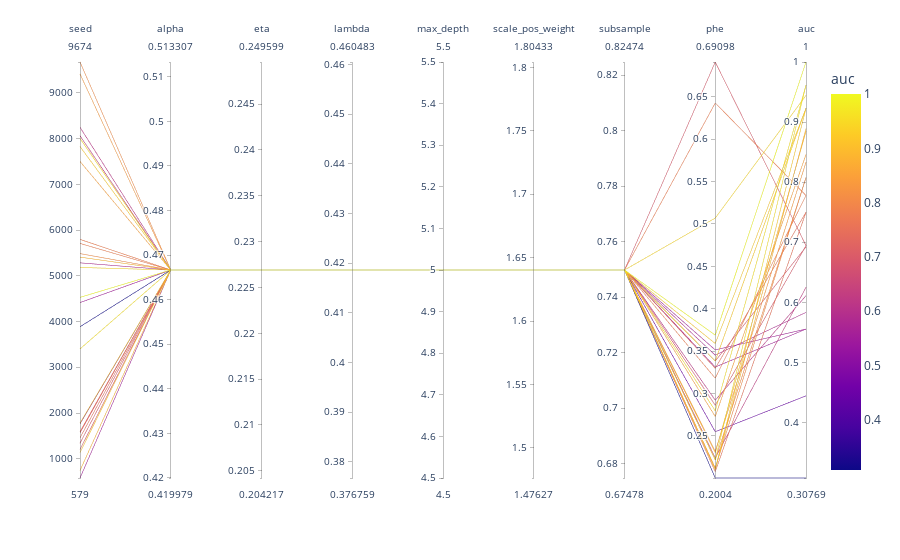

This figure's notebook cell:
### Code cell
import plotly.express as px
#fig = px.parallel_coordinates(bs_trials)

fig = px.parallel_coordinates(
      bs_trials, 
      color="auc",
      dimensions=[
            'seed',
            'alpha',
            'eta',
            'lambda',
            'max_depth',
            'scale_pos_weight',
            'subsample',
            "phe", 
            "auc"
      ],)
fig.show()
